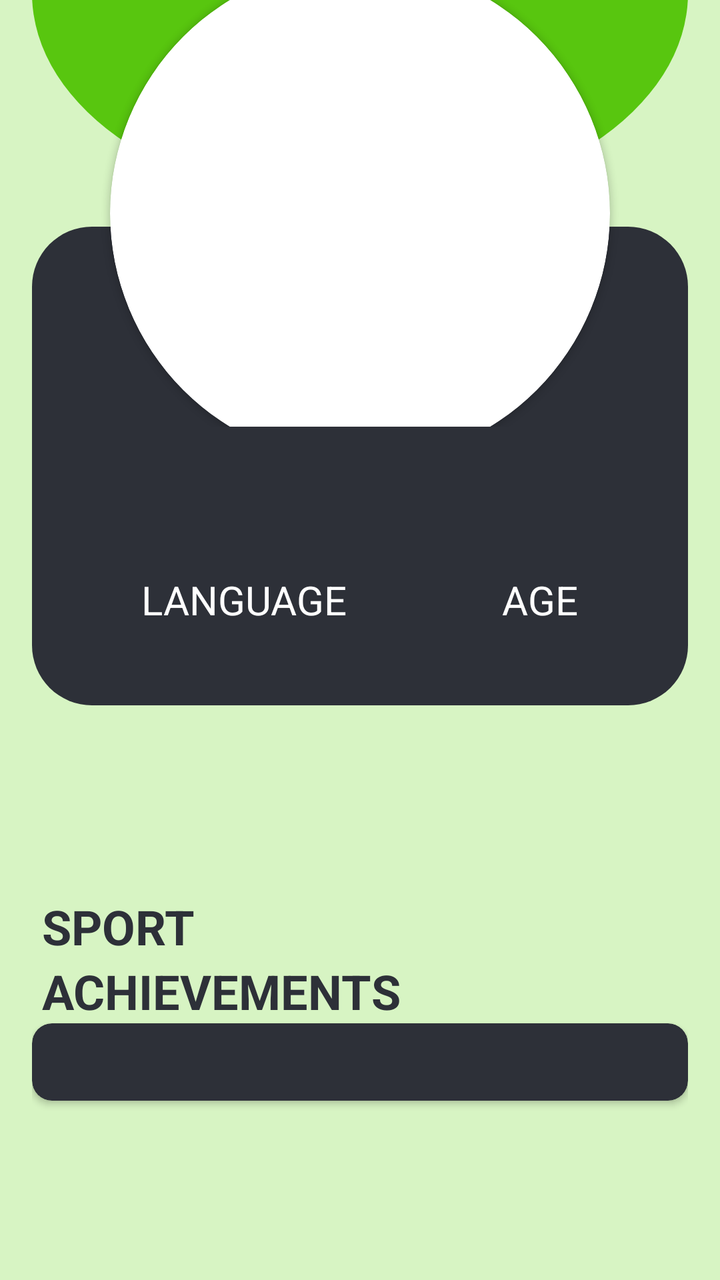
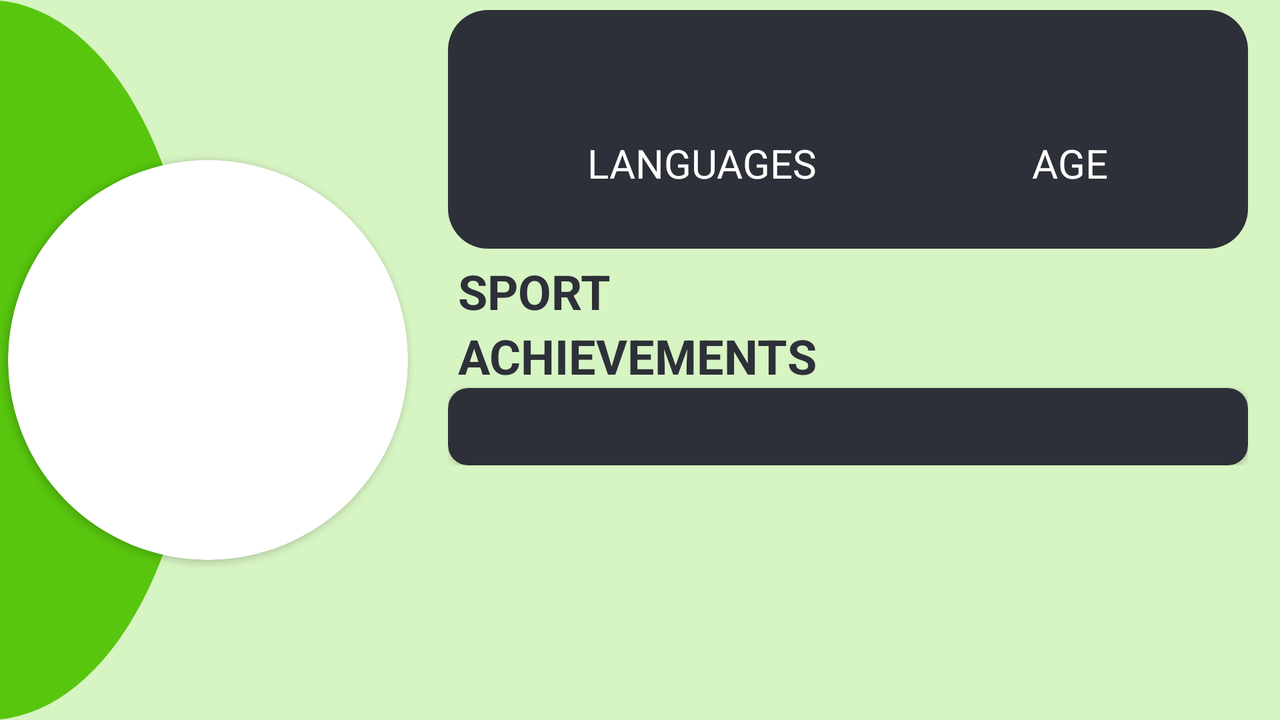

One screen, two layout resources from the same app: the default and the author's alternative for another configuration. Each is rendered where Android would select it; the XML of both is given below.
<!-- AndroidManifest.xml: application theme Theme.ShowProfileActivity -->
<!-- res/layout/show_profile_activity.xml -->
<?xml version="1.0" encoding="utf-8"?>

<LinearLayout xmlns:android="http://schemas.android.com/apk/res/android"
    xmlns:app="http://schemas.android.com/apk/res-auto"
    xmlns:tools="http://schemas.android.com/tools"
    android:layout_width="match_parent"
    android:layout_height="match_parent"
    android:background="@color/green_100"
    android:orientation="vertical"
    tools:context=".ui.ShowProfileActivity">

    <FrameLayout
        android:layout_width="match_parent"
        android:layout_height="0dp"
        android:layout_marginLeft="16dp"
        android:layout_marginRight="16dp"
        android:layout_weight="1"
        android:elevation="10dp">

        <ImageView
            android:id="@+id/imageView2"
            android:layout_width="match_parent"
            android:layout_height="match_parent"
            android:translationY="-110dp"
            app:srcCompat="@drawable/circle" />

        <LinearLayout
            android:layout_width="match_parent"
            android:layout_height="100dp"
            android:layout_gravity="bottom"
            android:background="@drawable/topradiusborder"
            android:orientation="vertical"></LinearLayout>

        <androidx.cardview.widget.CardView
            android:layout_width="250dp"
            android:layout_height="250dp"
            android:layout_gravity="center"
            app:cardBackgroundColor="@color/white"
            app:cardCornerRadius="250dp">

            <ImageView
                android:id="@+id/avatarImageView"
                android:layout_width="match_parent"
                android:layout_height="match_parent"
                android:scaleType="centerCrop" />

        </androidx.cardview.widget.CardView>

    </FrameLayout>

    <LinearLayout
        android:layout_width="match_parent"
        android:layout_height="0dp"
        android:layout_marginLeft="16dp"
        android:layout_marginRight="16dp"
        android:layout_weight="2"
        android:orientation="vertical">

        <LinearLayout
            android:layout_width="match_parent"
            android:layout_height="wrap_content"
            android:background="@drawable/bottomradiusborder"
            android:orientation="vertical">

            <LinearLayout
                android:layout_width="match_parent"
                android:layout_height="0dp"
                android:layout_weight="1"
                android:orientation="vertical"
                app:cardBackgroundColor="@android:color/holo_blue_dark"
                app:cardCornerRadius="15dp">

                <TextView
                    android:id="@+id/fullnameTextView"
                    android:layout_width="wrap_content"
                    android:layout_height="wrap_content"
                    android:layout_gravity="center_horizontal"
                    android:textColor="@color/white"
                    android:textSize="30sp"
                    android:textStyle="bold" />

                <TextView
                    android:id="@+id/nickNameTextView"
                    android:layout_width="wrap_content"
                    android:layout_height="wrap_content"
                    android:layout_gravity="center_horizontal"
                    android:textColor="@android:color/white"
                    android:textSize="17sp"
                    android:textStyle="italic" />

            </LinearLayout>

            <LinearLayout
                android:layout_width="match_parent"
                android:layout_height="match_parent"
                android:layout_marginTop="10dp"
                android:layout_marginBottom="10dp"
                android:orientation="horizontal">

                <LinearLayout
                    android:layout_width="wrap_content"
                    android:layout_height="wrap_content"
                    android:layout_marginLeft="16dp"
                    android:layout_weight="1"
                    android:orientation="vertical">

                    <TextView
                        android:id="@+id/textView4"
                        android:layout_width="wrap_content"
                        android:layout_height="wrap_content"
                        android:layout_gravity="center"
                        android:text="@string/language"
                        android:textColor="@color/white"
                        android:textSize="20sp" />

                    <LinearLayout
                        android:id="@+id/flagsContainer"
                        android:layout_width="match_parent"
                        android:layout_height="match_parent"
                        android:gravity="center"
                        android:orientation="horizontal" />

                </LinearLayout>

                <LinearLayout
                    android:layout_width="wrap_content"
                    android:layout_height="wrap_content"
                    android:layout_marginRight="16dp"
                    android:layout_weight="1"
                    android:gravity="center"
                    android:orientation="vertical">

                    <TextView
                        android:id="@+id/ageLabelTextView"
                        android:layout_width="wrap_content"
                        android:layout_height="wrap_content"
                        android:text="@string/age"
                        android:textColor="@color/white"
                        android:textSize="20sp" />

                    <TextView
                        android:id="@+id/ageTextView"
                        android:layout_width="wrap_content"
                        android:layout_height="wrap_content"
                        android:textColor="@color/white"
                        android:textSize="22sp"
                        android:textStyle="bold" />
                </LinearLayout>

            </LinearLayout>

        </LinearLayout>

        <LinearLayout
            android:layout_width="match_parent"
            android:layout_height="0dp"
            android:layout_weight="1.3"
            android:gravity="center"
            android:orientation="vertical">

            <LinearLayout
                android:layout_width="match_parent"
                android:layout_height="wrap_content"
                android:paddingLeft="5dp">

                <TextView
                    android:id="@+id/textView10"
                    android:layout_width="wrap_content"
                    android:layout_height="wrap_content"
                    android:layout_marginTop="5dp"
                    android:layout_weight="1"
                    android:text="@string/sport"
                    android:textSize="24sp"
                    android:textStyle="bold" />

            </LinearLayout>

            <TextView
                android:id="@+id/no_evaluation_yet_text"
                android:layout_width="wrap_content"
                android:layout_height="wrap_content"
                android:layout_marginTop="10dp"
                android:layout_marginBottom="10dp"
                android:text="No evaluation yet!"
                android:textSize="20sp"
                android:visibility="gone" />

            <androidx.recyclerview.widget.RecyclerView
                android:id="@+id/show_profile_recycler_view"
                android:layout_width="match_parent"
                android:layout_height="wrap_content"
                android:orientation="horizontal"
                app:layoutManager="LinearLayoutManager" />

            <TextView
                android:id="@+id/textView13"
                android:layout_width="match_parent"
                android:layout_height="wrap_content"
                android:paddingLeft="5dp"
                android:text="@string/achievements_label"
                android:textSize="24sp"
                android:textStyle="bold" />

            <androidx.cardview.widget.CardView
                android:layout_width="match_parent"
                android:layout_height="wrap_content"
                app:cardBackgroundColor="@color/grey_900"
                app:cardCornerRadius="10dp">

                <TextView
                    android:id="@+id/biotextView"
                    android:layout_width="match_parent"
                    android:layout_height="wrap_content"
                    android:layout_margin="8dp"
                    android:gravity="center"
                    android:textColor="@color/white"
                    android:textSize="17sp" />
            </androidx.cardview.widget.CardView>

        </LinearLayout>

    </LinearLayout>
</LinearLayout>
<!-- resources referenced by this layout -->
<resources>
  <color name="green_100">#D7F4C3</color>
  <color name="grey_900">#2d3038</color>
  <color name="white">#FFFFFFFF</color>
  <!-- drawable bottomradiusborder (drawable) -->
  <?xml version="1.0" encoding="utf-8"?>
  <shape xmlns:android="http://schemas.android.com/apk/res/android"
      android:shape="rectangle">
      <solid
          android:color="@color/grey_900"/>
      <corners android:bottomLeftRadius="30dp" android:bottomRightRadius="30dp"/>
  </shape>
  <!-- drawable circle (drawable) -->
  <shape xmlns:android="http://schemas.android.com/apk/res/android"
      android:shape="oval">
      <solid
          android:color="@color/green_600"/>
  </shape>
  <!-- drawable topradiusborder (drawable) -->
  <?xml version="1.0" encoding="utf-8"?>
  <shape xmlns:android="http://schemas.android.com/apk/res/android"
      android:shape="rectangle">
      <solid
          android:color="@color/grey_900"/>
      <corners android:topLeftRadius="30dp" android:topRightRadius="30dp"/>
  </shape>
  <string name="achievements_label">ACHIEVEMENTS</string>
  <string name="age">AGE</string>
  <string name="language">LANGUAGE</string>
  <string name="sport">SPORT</string>
  <style name="Theme.ShowProfileActivity" parent="Theme.MaterialComponents.Light.DarkActionBar">
          
          <item name="colorPrimary">@color/green_400</item>
          <item name="colorPrimaryVariant">@color/green_600</item>
          <item name="colorOnPrimary">@color/black</item>
          
          <item name="colorSecondary">@color/grey_400</item>
          <item name="colorSecondaryVariant">@color/grey_800</item>
          <item name="colorOnSecondary">@color/black</item>
          
          <item name="android:statusBarColor">?attr/colorPrimaryVariant</item>
          <item name="android:textColor">@color/grey_900</item>
  
  
      </style>
  <color name="green_600">#58C60F</color>
  <color name="green_400">#83DE4A</color>
  <color name="black">#FF000000</color>
  <color name="grey_400">#868c9d</color>
  <color name="grey_800">#41444f</color>
</resources>
<!-- res/layout-land/show_profile_activity.xml (the author's variant of the layout above) -->
<!-- drawn on the phone turned sideways -->
<?xml version="1.0" encoding="utf-8"?>
<LinearLayout xmlns:android="http://schemas.android.com/apk/res/android"
    xmlns:app="http://schemas.android.com/apk/res-auto"
    xmlns:tools="http://schemas.android.com/tools"
    android:layout_width="match_parent"
    android:layout_height="match_parent"
    android:background="@color/green_100"
    tools:context=".ui.ShowProfileActivity">

    <FrameLayout
        android:layout_width="0dp"
        android:layout_height="match_parent"
        android:layout_marginRight="16dp"
        android:layout_weight="1">

        <ImageView
            android:id="@+id/imageView2"
            android:layout_width="match_parent"
            android:layout_height="match_parent"
            android:translationX="-110dp"
            app:srcCompat="@drawable/circle" />

        <androidx.cardview.widget.CardView
            android:layout_width="200dp"
            android:layout_height="200dp"
            android:layout_gravity="center"
            app:cardBackgroundColor="@color/white"
            app:cardCornerRadius="250dp">

            <ImageView
                android:id="@+id/avatarImageView"
                android:layout_width="match_parent"
                android:layout_height="match_parent"
                android:scaleType="centerCrop" />

        </androidx.cardview.widget.CardView>

    </FrameLayout>

    <ScrollView
        android:layout_width="0dp"
        android:layout_height="wrap_content"
        android:layout_weight="2">

        <LinearLayout
            android:layout_width="match_parent"
            android:layout_height="match_parent"
            android:layout_marginRight="16dp"
            android:orientation="vertical">

            <LinearLayout
                android:layout_width="match_parent"
                android:layout_height="wrap_content"
                android:layout_marginTop="5dp"
                android:background="@drawable/sportrectangle"
                android:orientation="vertical">

                <LinearLayout
                    android:layout_width="match_parent"
                    android:layout_height="0dp"
                    android:layout_weight="1"
                    android:orientation="vertical"
                    app:cardBackgroundColor="@android:color/holo_blue_dark"
                    app:cardCornerRadius="15dp">

                    <TextView
                        android:id="@+id/fullnameTextView"
                        android:layout_width="wrap_content"
                        android:layout_height="wrap_content"
                        android:layout_gravity="center_horizontal"
                        android:textColor="@color/white"
                        android:textSize="30sp"
                        android:textStyle="bold" />

                    <TextView
                        android:id="@+id/nickNameTextView"
                        android:layout_width="wrap_content"
                        android:layout_height="wrap_content"
                        android:layout_gravity="center_horizontal"
                        android:textColor="@android:color/white"
                        android:textSize="17sp"
                        android:textStyle="italic" />

                </LinearLayout>

                <LinearLayout
                    android:layout_width="match_parent"
                    android:layout_height="match_parent"
                    android:orientation="horizontal">

                    <LinearLayout
                        android:layout_width="wrap_content"
                        android:layout_height="wrap_content"
                        android:layout_marginLeft="16dp"
                        android:layout_weight="1"
                        android:orientation="vertical">

                        <TextView
                            android:id="@+id/textView4"
                            android:layout_width="wrap_content"
                            android:layout_height="wrap_content"
                            android:layout_gravity="center"
                            android:text="LANGUAGES"
                            android:textColor="@color/white"
                            android:textSize="20sp" />

                        <LinearLayout
                            android:id="@+id/flagsContainer"
                            android:layout_width="match_parent"
                            android:layout_height="match_parent"
                            android:gravity="center"
                            android:orientation="horizontal" />

                    </LinearLayout>

                    <LinearLayout
                        android:layout_width="wrap_content"
                        android:layout_height="wrap_content"
                        android:layout_marginRight="16dp"
                        android:layout_weight="1"
                        android:gravity="center"
                        android:orientation="vertical">

                        <TextView
                            android:id="@+id/ageLabelTextView"
                            android:layout_width="wrap_content"
                            android:layout_height="wrap_content"
                            android:text="AGE"
                            android:textColor="@color/white"
                            android:textSize="20sp" />

                        <TextView
                            android:id="@+id/ageTextView"
                            android:layout_width="wrap_content"
                            android:layout_height="wrap_content"
                            android:textColor="@color/white"
                            android:textSize="22sp"
                            android:textStyle="bold" />
                    </LinearLayout>

                </LinearLayout>

            </LinearLayout>

            <LinearLayout
                android:layout_width="match_parent"
                android:layout_height="wrap_content"
                android:paddingLeft="5dp">

                <TextView
                    android:id="@+id/textView10"
                    android:layout_width="wrap_content"
                    android:layout_height="wrap_content"
                    android:layout_marginTop="5dp"
                    android:layout_weight="1"
                    android:text="SPORT"
                    android:textSize="24sp"
                    android:textStyle="bold" />
            </LinearLayout>


            <LinearLayout
                android:layout_width="match_parent"
                android:layout_height="wrap_content"
                android:paddingLeft="5dp">

                <TextView
                    android:id="@+id/no_evaluation_yet_text"
                    android:layout_width="wrap_content"
                    android:layout_height="wrap_content"
                    android:layout_marginTop="10dp"
                    android:layout_marginBottom="10dp"
                    android:text="No evaluation yet!"
                    android:textSize="20sp"
                    android:visibility="gone" />
            </LinearLayout>

            <androidx.recyclerview.widget.RecyclerView
                android:id="@+id/show_profile_recycler_view"
                android:layout_width="match_parent"
                android:layout_height="wrap_content"
                android:orientation="horizontal"
                app:layoutManager="LinearLayoutManager" />

            <LinearLayout
                android:layout_width="match_parent"
                android:layout_height="0dp"
                android:layout_weight="1.3"
                android:gravity="center"
                android:orientation="vertical">

                <TextView
                    android:id="@+id/textView13"
                    android:layout_width="match_parent"
                    android:layout_height="wrap_content"
                    android:paddingLeft="5dp"
                    android:text="@string/achievements_label"
                    android:textSize="24sp"
                    android:textStyle="bold" />

                <androidx.cardview.widget.CardView
                    android:layout_width="match_parent"
                    android:layout_height="wrap_content"
                    app:cardBackgroundColor="@color/grey_900"
                    app:cardCornerRadius="10dp">

                    <TextView
                        android:id="@+id/biotextView"
                        android:layout_width="match_parent"
                        android:layout_height="wrap_content"
                        android:layout_margin="8dp"
                        android:gravity="center"
                        android:textColor="@color/white"
                        android:textSize="17sp" />
                </androidx.cardview.widget.CardView>

            </LinearLayout>

        </LinearLayout>
    </ScrollView>
</LinearLayout>
<!-- resources referenced by the variant -->
<!-- as the phone turned sideways resolves them -->
<resources>
  <color name="green_100">#D7F4C3</color>
  <color name="grey_900">#2d3038</color>
  <color name="white">#FFFFFFFF</color>
  <!-- drawable circle (drawable) -->
  <shape xmlns:android="http://schemas.android.com/apk/res/android"
      android:shape="oval">
      <solid
          android:color="@color/green_600"/>
  </shape>
  <!-- drawable sportrectangle (drawable) -->
  <?xml version="1.0" encoding="utf-8"?>
  <shape xmlns:android="http://schemas.android.com/apk/res/android"
      android:shape="rectangle">
      <solid
          android:color="@color/grey_900"/>
      <corners android:radius="20dp"/>
  </shape>
  <string name="achievements_label">ACHIEVEMENTS</string>
  <style name="Theme.ShowProfileActivity" parent="Theme.MaterialComponents.Light.DarkActionBar">
          
          <item name="colorPrimary">@color/green_400</item>
          <item name="colorPrimaryVariant">@color/green_600</item>
          <item name="colorOnPrimary">@color/black</item>
          
          <item name="colorSecondary">@color/grey_400</item>
          <item name="colorSecondaryVariant">@color/grey_800</item>
          <item name="colorOnSecondary">@color/black</item>
          
          <item name="android:statusBarColor">?attr/colorPrimaryVariant</item>
          <item name="android:textColor">@color/grey_900</item>
  
  
      </style>
  <color name="green_600">#58C60F</color>
  <color name="green_400">#83DE4A</color>
  <color name="black">#FF000000</color>
  <color name="grey_400">#868c9d</color>
  <color name="grey_800">#41444f</color>
</resources>
